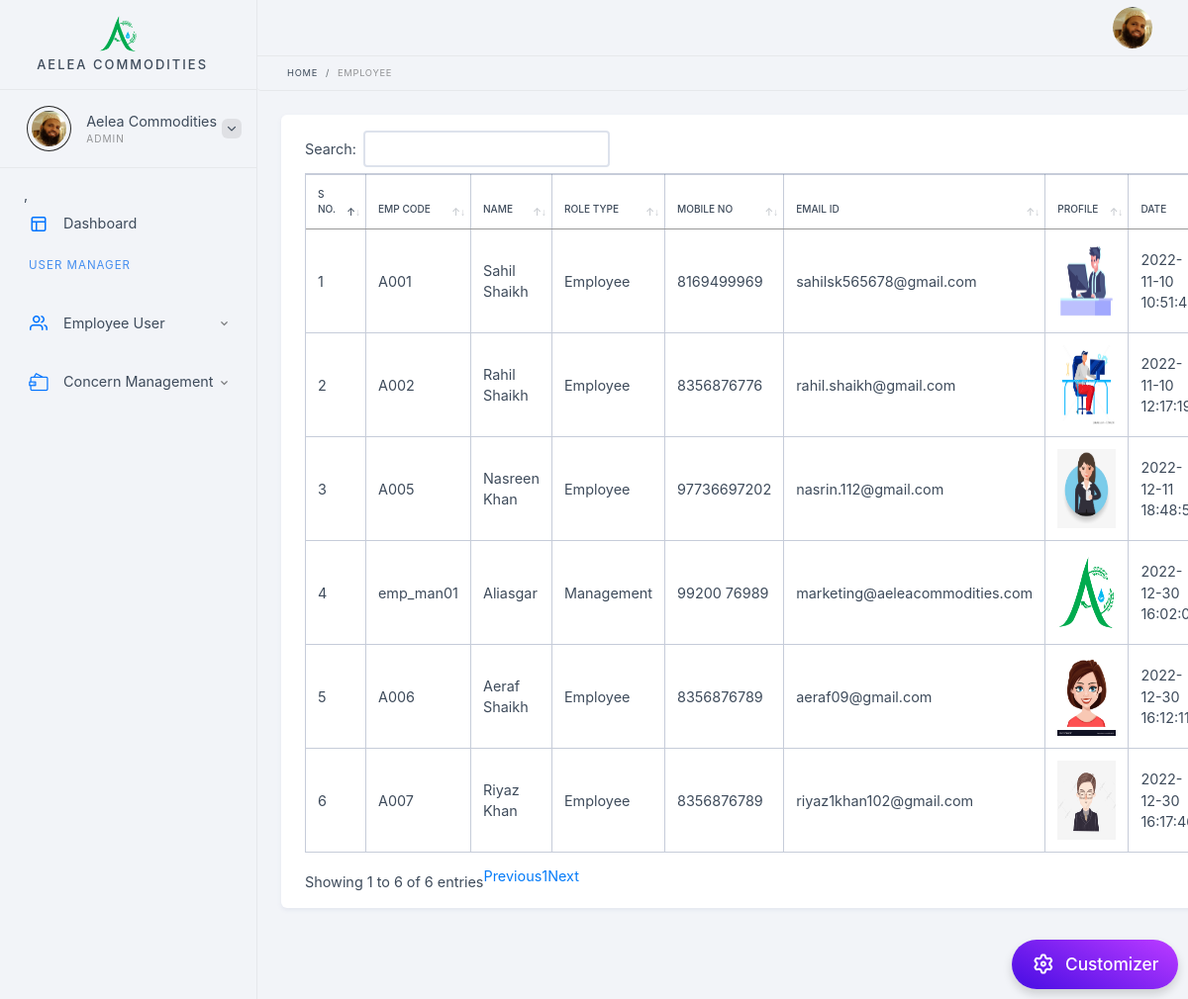
The app's page /employee.php (signed in) with its own data.
### tables this page shows
CREATE TABLE `emp_login` (
  `id` int(11) NOT NULL,
  `emp_code` varchar(255) NOT NULL,
  `emp_name` varchar(255) NOT NULL,
  `user_id` varchar(255) NOT NULL,
  `pswd` varchar(255) NOT NULL,
  `status` int(11) NOT NULL,
  `created` datetime NOT NULL,
  `user_role` varchar(255) NOT NULL,
  `emp_pro` varchar(255) NOT NULL,
  `email_id` varchar(255) NOT NULL,
  `emp_mob` varchar(255) NOT NULL
);

### includes/emp_list.php (the view, shortened to what this page needs)
<div class="element-box">
              <table id="example" style="width: 100%;" class="display table table-bordered table-responsive" style="width:100%">
        <thead>
                    <tr>
                        <th>S No.</th>
                        <th>Emp Code</th>
                        <th>Name</th>
                        <th>Role Type</th>
                         <th>Mobile No</th>
                          <th>Email ID</th>
                             <th>Profile</th>
                              <th>Date</th>
                    </tr>
        </thead>   <tbody>
                                                               <?php
                 $qry = mysqli_query($connection, "SELECT * FROM emp_login where user_role IN ('employee','management') ") or die("select query fail" . mysqli_error());
$count = 0;
while ($row = mysqli_fetch_assoc($qry)) {
    $count = $count + 1;
            $emp_code = $row['emp_code'];
            $emp_name = $row['emp_name'];
            $created = $row['created'];
            $user_role = ucfirst($row['user_role']);
            $emp_pro = $row['emp_pro'];
            $email_id = $row['email_id'];
            $emp_mob = $row['emp_mob'];
    ?>
                    <tr>
  <td><?php echo $count;?></td>
  <td><?php echo $emp_code;?></td>
  <td><?php echo $emp_name;?></td>
  <td><?php echo $user_role;?></td>
  <td><?php echo $emp_mob;?></td>
  <td><?php echo $email_id;?></td>
    <td> <img src="user_profile/<?php echo $emp_pro;?>" height="80px" width="80px"></td>
      <td><?php echo $created;?></td>
                    </tr>
<?php }?>
        </tbody>     </table>
   </div>

### includes/admin_header.php (shortened to what this page needs)
<!DOCTYPE html>
<html>
    <head>
        <link href="bower_components/select2/dist/css/select2.min.css" rel="stylesheet">
        <link href="bower_components/bootstrap-daterangepicker/daterangepicker.css" rel="stylesheet">
        <link href="bower_components/dropzone/dist/dropzone.css" rel="stylesheet">
        <link href="bower_components/datatables.net-bs/css/dataTables.bootstrap.min.css" rel="stylesheet">
        <link href="bower_components/fullcalendar/dist/fullcalendar.min.css" rel="stylesheet">
        <link href="bower_components/perfect-scrollbar/css/perfect-scrollbar.min.css" rel="stylesheet">
        <link href="bower_components/slick-carousel/slick/slick.css" rel="stylesheet">
        <link href="css/main.css?version=4.4.1" rel="stylesheet">
        <link herf="https://cdn.datatables.net/1.10.19/css/jquery.dataTables.min.css" rel="stylesheet">
    </head>
    <body class="menu-position-side menu-side-left full-screen with-content-panel">
        <div class="all-wrapper with-side-panel solid-bg-all">
            <div class="layout-w">
          <?php include './includes/sidemenu.php';?>
                <div class="content-w">
    <?php include './includes/topmenubar.php';?>

### includes/sidemenu.php (shortened to what this page needs)
                <div class="menu-w color-scheme-light color-style-transparent menu-position-side menu-side-left menu-layout-compact sub-menu-style-over sub-menu-color-bright selected-menu-color-light menu-activated-on-hover menu-has-selected-link">
                    <div class="logo-w">
                        <a class="logo" href="https://www.aeleacommodities.com">
                        <div><img src="Login and Signup Form Design\logo.jpg" alt="" width="90" height="80"></div>
                            <div class="logo-label">Aelea Commodities</div>
                        </a>
                    </div>
                    <div class="logged-user-w avatar-inline">
                        <div class="logged-user-i">
                            <div class="avatar-w"><img alt="" src="user_profile/<?php echo $_SESSION['emp_pro'];?>"></div>
                            <div class="logged-user-info-w">
                                <div class="logged-user-name"><?php echo $_SESSION['emp_name'];?></div>
                                <div class="logged-user-role"><?php echo $_SESSION['User_type'];?></div>
                            </div>
                            <div class="logged-user-toggler-arrow">
                                <div class="os-icon os-icon-chevron-down"></div>
                            </div>
                        </div>
                    </div>
                    <?php if ($_SESSION['User_type']=="admin" || $_SESSION['User_type']=="management")
                    {
                    ?>
                           <ul class="main-menu" style="height: 840px;">
,
                        <li class="">
                            <a href="Dashboard.php">
                                <div class="icon-w">
                                    <div class="os-icon os-icon-layout"></div>
                                </div><span>Dashboard</span></a>
                        </li>
                        <li class="sub-header"><span>User Manager</span></li>
                        <li class=" has-sub-menu">
                            <a href="#">
                                <div class="icon-w">
                                    <div class="os-icon os-icon-users"></div>
                                </div><span>Employee User</span></a>
                        </li>
                         <li class=" has-sub-menu">
                            <a href="#">
                                <div class="icon-w">
                                    <div class="os-icon os-icon-wallet-loaded"></div>
                                </div><span>Concern Management</span></a>
                        </li>
                    </ul>
                    <?php
 }
?>
                </div>

### includes/topmenubar.php (shortened to what this page needs)
<div class="top-bar color-scheme-transparent">
    <div class="top-menu-controls">
        <div class="logged-user-w">
            <div class="logged-user-i">
                <div class="avatar-w"><img alt="" src="user_profile/<?php echo $_SESSION['emp_pro'];?>"></div>
            </div>
        </div>
    </div>
</div>

### employee.php (shortened to what this page needs)
<?php
include './includes/admin_header.php';
include './includes/data_base_save_update.php';
?>
<ul class="breadcrumb">
    <li class="breadcrumb-item"><a href="Dashboard.php">Home</a></li>
    <li class="breadcrumb-item"><span>Employee</span></li>
</ul>
<div class="content-i">
    <div class="content-box">
        <div class="element-wrapper">
            <?php
            if (isset($_GET['source'])) {
                $source = $_GET['source'];
            } else {
                $source = '';
            }
            switch ($source) {
                default:
                    include "includes/emp_list.php";
                    break;
            }
            ?>
        </div>
    </div>
</div>
</div>
<?php include './includes/Plugin.php'; ?>
<?php include './includes/admin_footer.php'; ?>

### includes/Plugin.php (shortened to what this page needs)
    <div class="floated-customizer-btn third-floated-btn">
        <div class="icon-w"><i class="os-icon os-icon-ui-46"></i></div><span>Customizer</span></div>
</div>

### includes/admin_footer.php (shortened to what this page needs)
            </div>
</body>
</html>

### records on screen
emp_login: emp_code "A001", emp_name "Sahil Shaikh", user_role "Employee", emp_mob "8169499969", email "sahilsk565678@gmail.com", emp_pro (picture), created "2022-11-10…"
emp_login: emp_code "A002", emp_name "Rahil Shaikh", user_role "Employee", emp_mob "8356876776", email "rahil.shaikh@gmail.com", emp_pro (picture), created "2022-11-10…"
emp_login: emp_code "A005", emp_name "Nasreen Khan", user_role "Employee", emp_mob "97736697202", email "nasrin.112@gmail.com", emp_pro (picture), created "2022-12-11…"
emp_login: emp_code "emp_man01", emp_name "Aliasgar", user_role "Management", emp_mob "99200 76989", email "marketing@aeleacommodities.com", emp_pro (picture), created "2022-12-30…"
emp_login: emp_code "A006", emp_name "Aeraf Shaikh", user_role "Employee", emp_mob "8356876789", email "aeraf09@gmail.com", emp_pro (picture), created "2022-12-30…"
emp_login: emp_code "A007", emp_name "Riyaz Khan", user_role "Employee", emp_mob "8356876789", email "riyaz1khan102@gmail.com", emp_pro (picture), created "2022-12-30…"

### other values on screen
$_SESSION['emp_name'] "Aelea Commodities"
$_SESSION['User_type'] "ADMIN"
